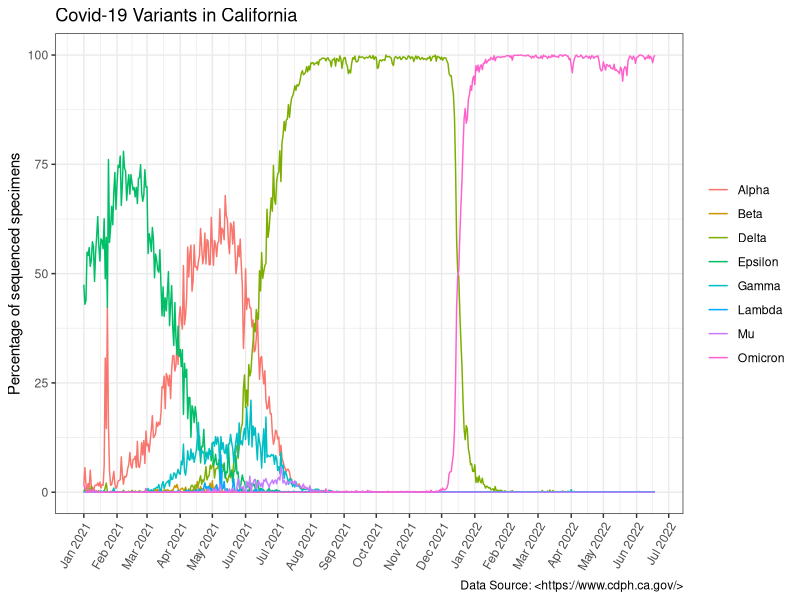

This figure's R source:
## ---- chunk 1
# Calling the libraries that will be used to generate the plot
library(ggplot2)
library(lubridate)
library(dplyr)
## ---- chunk 2
# To read the .csv file downloaded from the California Health and Human Services (CHHS) open data site
data <- read.csv("covid19_variants.csv")
## ---- chunk 3
# To remove the rows that contain "variant_name" = "Other", "Total" (as they're not included in the plot)
# To change the date values from "character" to "date" format
clean.data <- data %>% filter(!variant_name %in% c('Other', 'Total')) %>% mutate(date = as.Date(date))
## ---- chunk 4
# Assigning variables
Percentage <- clean.data$percentage
Date <- clean.data$date
Variant <- clean.data$variant_name
## ---- chunk 5
# Making the plot
plot <- ggplot(data = clean.data, aes(x=Date, y=Percentage, color=Variant)) +
  # Select the data frame, x and y axis variables, and the variable by which the data will be colored by
  geom_line(aes(group=Variant)) +
  # To make a line chart, where every line will be a category of the "Variant" column, meaning a different Covid-19 variant
  theme_bw() +
  # Specifies the theme used for the plot: in this case a white background and thin grey grid lines
  scale_x_date(date_breaks = "1 month", date_labels =  "%b %Y") +
  # Specifies how the dates in the x-axis will be represented, separated by 1 month gaps, and with the label month (in letters abbreviated) and year
  theme(axis.text.x=element_text(angle=60, hjust=1)) +
  # Specifies that the label for the dates in the x-axis is angled
  labs(title = "Covid-19 Variants in California", x = NULL, color = NULL, caption = "Data Source: <https://www.cdph.ca.gov/>") +
  # To label the title of the plot, remove the x-axis label to only keep the dates, remove the label of the variants to only keep the name of each variant next to each associated color, and to add a caption at the bottom of the plot
  ylab("Percentage of sequenced specimens") # To add a y-axis label 
plot
